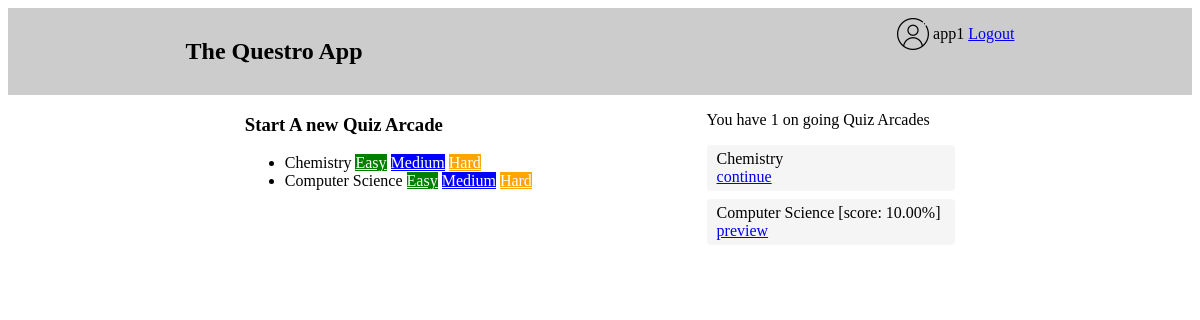
Screenshot of / (signed in) with the database file from the repository.
### base/models.py (models this page shows, shortened)
class Subject(models.Model):
    name = models.TextField()
    description = models.TextField(null=True,blank=True)
    def __str__(self):
        return self.name

class Plan(models.Model):
    title = models.CharField(max_length=200)
    description = models.TextField(null=True,blank=True)
    level=models.IntegerField()
    def __str__(self):
        return self.title

class History(models.Model):
    user = models.ForeignKey(User,on_delete=models.CASCADE, null=False, blank=False)
    plan = models.ForeignKey(Plan,on_delete=models.DO_NOTHING, null=False, blank=False)
    subject = models.ForeignKey(Subject,on_delete=models.DO_NOTHING, null=True, blank=False)
    score = models.DecimalField(max_digits=5,decimal_places=2,null=True,blank=True)
    complete = models.BooleanField(default=False)
    created = models.DateTimeField(auto_now_add=True)
    complete_at = models.DateTimeField(null=True,blank=True)
    def getScore(self):
        return self.score*10
    class Meta:
        ordering = ['created']

### base/views.py (the view)
# urls.py: path('', HomeView.as_view(),name='home'),
class HomeView(LoginRequiredMixin,ListView):
	model=History
	template_name='base/home.html'
	context_object_name='quiz_history'
	def get_context_data(self, **kwargs):
		context=super().get_context_data(**kwargs)
		context['quiz_history'] = context['quiz_history'].filter(user=self.request.user).order_by("complete","created")
		context['count'] = context['quiz_history'].filter(complete=False).count()
		context['plans'] = Plan.objects.all()
		context['subjects'] = Subject.objects.all()
		search_input = self.request.GET.get('search-area') or ''
		if search_input:
			context['quiz_history'] = context['quiz_history'].filter(subject__name__icontains=search_input)
		context['search_input'] = search_input
		return context

### base/templates/base/home.html (shortened to what this page needs)
<!DOCTYPE html>
<html lang="en">
<head>
    {% load static %}
    <link rel="stylesheet" href="{% static '/base/style.css' %}">
</head>
<body>
    <div class="head-pane">
        <div class="header-row">
            <div class="header-left-content">
                <h2 class="banner">The Questro App</h2>
            </div>
            <div class="header-right-content">
                {% if request.user.is_authenticated %}
                <span class="user-icon">
                    {% load static %} <img src="{% static '/base/img/001-user.png' %}" alt="user icon" />
                </span>
                <span class="user-name">{{request.user}}</span>
                <span class="user-action"><a href="{% url 'logout' %}">Logout</a></span>
                {% endif %}
            </div>
        </div>
    </div>
    <div class="cont">
        <div class="left-pane quiz-list">
            <h3>Start A new Quiz Arcade</h3>
            <ul>
                {% for subject in subjects %}
                <li>
                    {{subject}}
                    {% for plan in plans %}
                    <a class="btn-quiz-action-{{plan|lower}}"
                        href="/startarcade/plan/{{plan.id}}/subject/{{subject.id}}">{{plan}}</a>
                    {% empty %}
                    <small>No quiz</small>
                    {% endfor %}
                </li>
                {% empty %}
                <h3>No Quiz Plans available. Contact Admin</h3>
                {% endfor %}
            </ul>
        </div>
        <div class="right-pane">
            <p>You have {{count}} on going Quiz Arcades</p>
            <ul class="quiz-history">
                {% for history in quiz_history %}
                <li class="quiz-history-item">
                    {{history.subject}}
                    {% if history.complete == True %}
                    [score: {{history.getScore}}%]
                    <br>
                    <a
                        href="startarcade/plan/{{history.plan_id}}/subject/{{history.subject_id}}/session/{{history.id}}">preview</a>
                    {% else %}
                    <br>
                    <a
                        href="startarcade/plan/{{history.plan_id}}/subject/{{history.subject_id}}/session/{{history.id}}">continue</a>
                    {% endif %}
                </li>
                {% endfor %}
            </ul>
        </div>
    </div>
</body>
</html>

### base/static/base/style.css (style rules this page uses)
.btn-quiz-action-easy { background: green; color: white; }
.btn-quiz-action-medium { background: blue; color: white; }
.btn-quiz-action-hard { background: orange; color: white; }
.header-left-content { float: left; }
.header-right-content { float: right; }
.user-icon img { height: 32Px; }
span[class*="user-"] { vertical-align: middle; display: inline-flex; }
.head-pane { background-color: #ccc; }
.header-row { clear: both; background-color: #ccc; padding: 10px 20px; width: 70%; margin: auto; }
.header-row::after, .cont::after { content: ""; clear: both; display: table; }
.cont { width: 60%; margin: auto; }
.left-pane { float: left; width: 65%; }
.right-pane { float: left; width: 35%; }
ul.quiz-history { margin: 0; padding: 0; }
ul.quiz-history li { background-color: #f5f5f5; padding: 5px 10px; list-style-type: none; margin: 8px 0; border-radius: 4px; }

### rows the page displays
Subject: name "Chemistry"
Plan: title "Easy"
Plan: title "Medium"
Plan: title "Hard"
Subject: name "Computer Science"
History: subject "Chemistry"
History: subject "Computer Science", getScore "10.00"

### other values shown
{{ request.user }} "app1"
{{ count }} "1"
